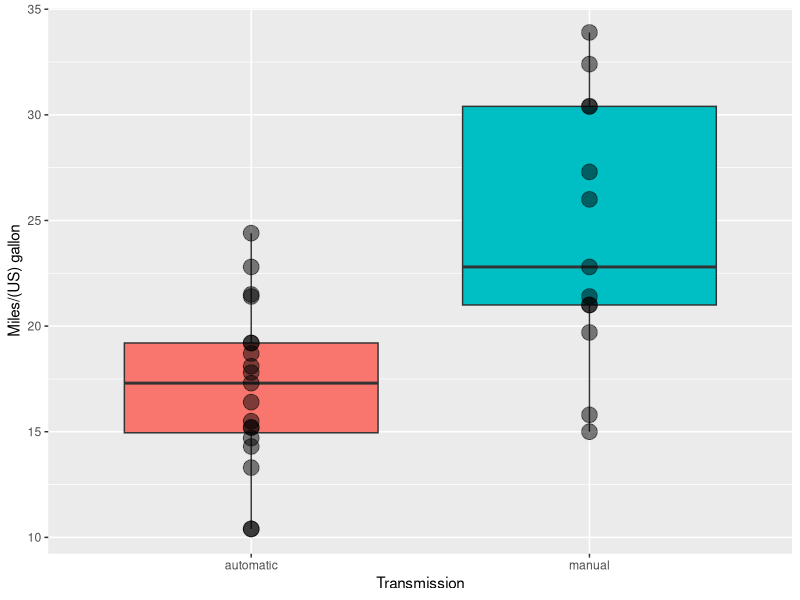
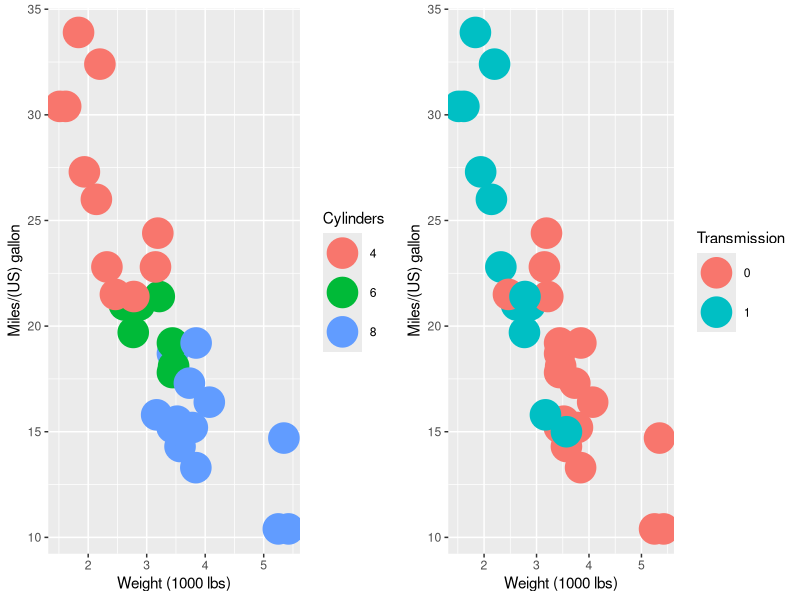
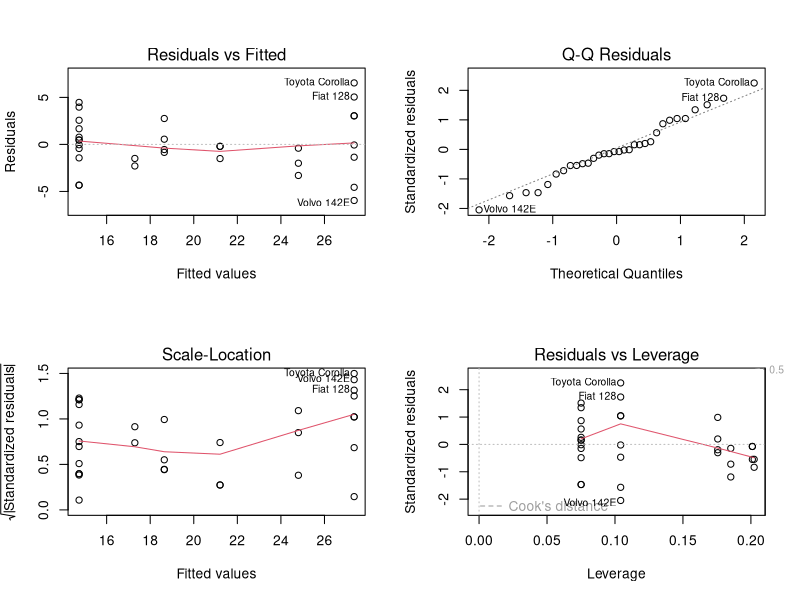

Write R code to recreate these figures, in order.
## ---- chunk 1
knitr::opts_chunk$set(echo = TRUE)
## ---- chunk 2
library(ggplot2)
data("mtcars")
head(mtcars)
## ---- chunk 3
data_auto <- subset(mtcars,am==0)$mpg
data_manu <- subset(mtcars,am==1)$mpg
t<- t.test(data_manu,data_auto)
t$p.value
## ---- chunk 4
fit1 <- lm(mpg~factor(am),data=mtcars)
fit2 <- lm(mpg~factor(am)+factor(cyl),data=mtcars)
fit3 <- lm(mpg~factor(am)*factor(cyl),data=mtcars)
## ---- chunk 5
anova(fit1,fit2)
anova(fit2,fit3)
## ---- chunk 6
summary(fit2)$coef
## ---- chunk 7
g<- ggplot(data = mtcars,aes(x=factor(am),y=mpg,fill=factor(am)))
g<- g   + geom_boxplot()+ geom_point(size=5,alpha=0.5)
g<- g + xlab('Transmission') + ylab('Miles/(US) gallon')
g<- g + scale_x_discrete(labels=c('automatic','manual'))
g<- g + theme(legend.position='none')
g
## ---- chunk 8
library(gridExtra)
h1<- ggplot(data = mtcars,aes(x=wt,y=mpg))
h1<- h1 + geom_point(size=10, aes(col=factor(cyl))) 
h1 <- h1 + xlab('Weight (1000 lbs)') + ylab('Miles/(US) gallon')
h1<-h1+ guides(col=guide_legend(title="Cylinders"))

h2<- ggplot(data = mtcars,aes(x=wt,y=mpg))
h2<- h2 + geom_point(size=10, aes(col=factor(am)))+ xlab('Weight (1000 lbs)')  
h2<- h2 + ylab('Miles/(US) gallon')
h2<- h2 + guides(col=guide_legend(title="Transmission"))
grid.arrange(h1,h2,ncol=2,nrow=1)
## ---- chunk 9
par(mfrow=c(2,2))
plot(fit2)
